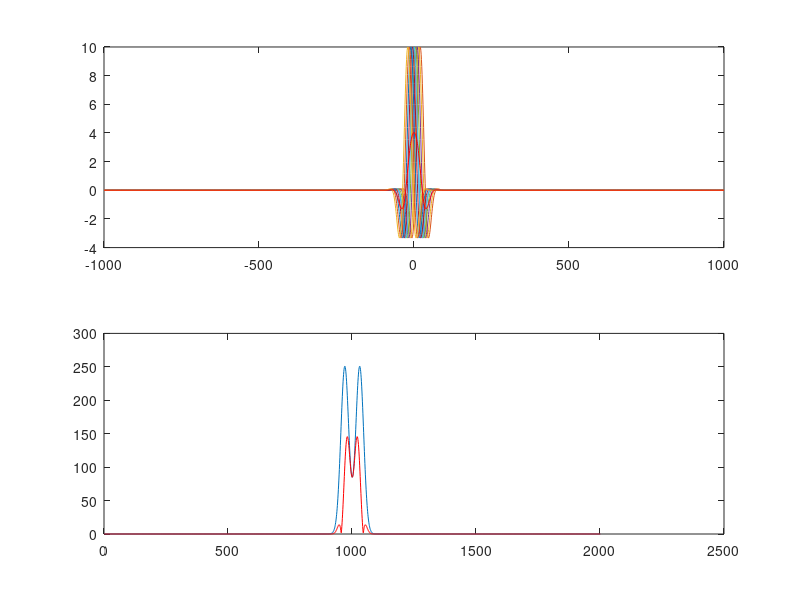

The MATLAB script that drew this image:
sd=20;
f=0.015;
amp = 10;
x = -1000:1000;
y = amp * cos(2 * x *f * pi) .* exp(-(x.^2)/(2 * sd *sd));
z = fft(y);
sum = x .*0;

hold off;
subplot(2,1,1);
plot(x,y);
hold on


n = 0;
for offset = -20:5:20;
p = x+offset;
y = amp * cos(2 * p *f * pi) .* exp(-(p.^2)/(2 * sd *sd));
plot(x,y);
sum = sum+y;
n = n+1;
end
sum = sum/n;
plot(x,sum,'r');
hold off
subplot(2,1,2);
plot(abs(fftshift(z)));
hold on
z = fft(sum);
plot(abs(fftshift(z)),'r');
hold off
